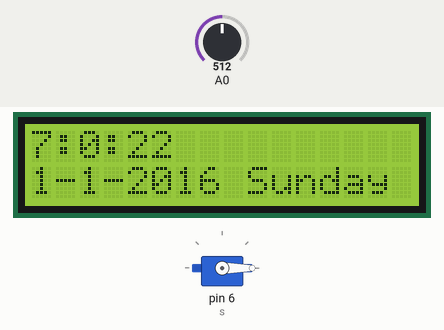
Bench run of a sketch on a simulated Arduino Uno, built with avr-gcc and run on an emulated ATmega328P. On the bench: 16×2 character LCD, servo. The test bench sets the inputs (shaded band); at power-on: A0 = 512.

Above: at 3.2 s.
3.3 s: A0 set to 638
5.5 s: A0 set to 668
At 7.2 s:
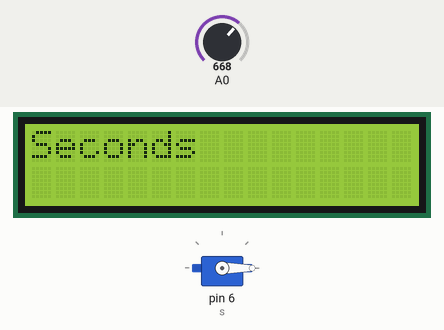
9.5 s: A0 set to 306
At 10.54 s:
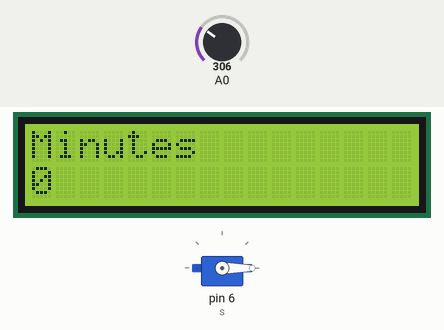
11.8 s: A0 set to 660
At 12.4 s:
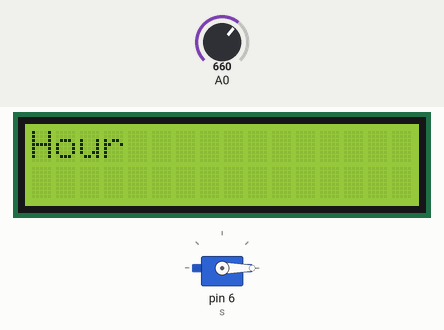
Timing chart, 0 to 14.8 s (numbered marks = the images above; inputs shaded):
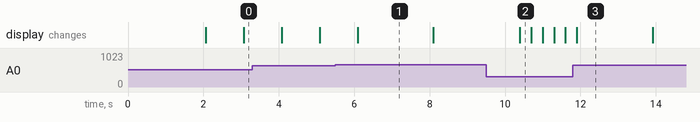

Measured:
- the behaviour switches between 649 and 650 on A0 (found by bisection; images 0 and 1)
- after the input at 5.5 s, the display: changes after 0.59 s (image 1)
- after the input at 9.5 s, the display: changes after 0.89 s (image 2)
- after the input at 11.8 s, the display: changes after 0.11 s (image 3)
- what the display in image 1 shows lasts 2.0 s, from 6.1 s to 8.1 s

The sketch:

ClockDisplayTest.ino
```cpp
/*
 * The LCD circuit:
 * LCD RS pin to digital pin 12
 * LCD Enable pin to digital pin 11
 * LCD D4 pin to digital pin 5
 * LCD D5 pin to digital pin 4
 * LCD D6 pin to digital pin 3
 * LCD D7 pin to digital pin 2
 * LCD R/W pin to ground
 * LCD VSS pin to ground
 * LCD VCC pin to 5V
 * 10K resistor:
 * ends to +5V and ground
 * wiper to LCD VO pin (pin 3)
 http://www.arduino.cc/en/Tutorial/LiquidCrystal
 *
 *
 * Servo attached to 5V, GND, and digital pin 6
 */

// include the library code from LCD, Servo, and MSPClock:
#include <LiquidCrystal.h>
#include <Servo.h>
#include "MSPClock.h"
#include <string.h>
#define RIGHT 0
#define UP 1
#define DOWN 2
#define LEFT 3
#define SELECT 4
#define NONE 5

// Declare and initialize a clock object
// Format: MSPClock VARIABLE_NAME(SEC, MIN, HOUR, DAY, MONTH, YEAR);
MSPClock clock(0, 0, 7, 1, 1, 2016);

// initialize the LCD object with the numbers of the interface pins specified in the comments above
LiquidCrystal lcd(8, 13, 9, 4, 5, 6, 7);

// initialize new Servo object "s"
Servo s;

// pos holds the angular position of the servo
// elapsedSec holds how many seconds have passed since the beginning of sunrise
uint8_t pos = 0, elapsedSec = 0;
uint8_t secondsPerDegree = 0;
char *dayName[7] = {"Sunday", "Monday", "Tuesday", "Wednesday", "Thursday", "Friday", "Saturday"};
int readButtons()
{
  int key = analogRead(0);

  if (key > 1000) return NONE;
  if (key < 50) return RIGHT;
  if (key < 250) return UP;
  if (key < 450) return DOWN;
  if (key < 650) return LEFT;
  if (key < 850) return SELECT;

}

void setup() {
  // set up the LCD's number of columns and rows:
  lcd.begin(16, 2);

  // Begin serial communication for work with the computer
  Serial.begin(9600);

  // Attach Pin 6 to the servo object
  s.attach(6);

  // Set the servo to angular position 0
  s.write(0);

  // Wait 2 seconds to fully move the servo to the start position before running any other code
  delay(2000);

  setupTimesAndInterval();
}
int checkkey = 100;

void loop() {

  //if (clock.hour == 0)
  //  setupTimesAndInterval();
  // Checks if the first tag byte "A" has been sent to the Arduino
  checkkey = readButtons();
  if (checkkey == SELECT)
  {
      // if it has, go into this function
      updateClock();
  }

  // have the LCD display the current, updated datetime
  updateLcd();

  // Increment the clock by 1 second
  //clock.tickTock();

  // Increment the clock by multiple seconds for debugging purposes
  fastTock();

  // Move the servo accordingly depending on the time
  updateServo();

  // Wait 1 second to do everything again
  delay(1000);
}

void setupTimesAndInterval()
{
  clock.riseAndShine();
  secondsPerDegree = clock.getSecondsPerDegree();
}

// This is a function that tickTocks many times to simulate a full day in a shorter time
void fastTock()
{
  uint8_t i;

  // Incrememnt 26 seconds by calling tickTock() 26 times
  // For debugging purposes only
  for (i = 0; i < secondsPerDegree; i++)
    clock.tickTock();
}

// Updates the clock's variables according to values sent over serial
// From a PyQt application sent with pyserial
void updateClock()
{
  // Until the "B" tag has been sent, wait
  // After the loop breaks and the "B"tag was sent, parse the next bytes as the minutes value
  int key;
  int delayTime = 300;

  key = 100;
  lcd.clear();
  lcd.setCursor(0, 0);
  lcd.print("Seconds");
  delay(2000);

  while (key != SELECT)
  {
    lcd.setCursor(0, 1);
    key = readButtons();

    if (key == UP)
    {
      clock.sec++;
      delay(delayTime);
    }
    if (key == DOWN)
    {
      clock.sec--;
      delay(delayTime);
    }
    lcd.print(clock.sec);
    lcd.print("       ");
  }

  key = 100;
  lcd.clear();
  lcd.setCursor(0, 0);
  lcd.print("Minutes");
  delay(2000);

  while (key != SELECT)
  {
    lcd.setCursor(0, 1);
    key = readButtons();

    if (key == UP)
    {
      clock.min++;
      delay(delayTime);
    }
    if (key == DOWN)
    {
      clock.min--;
      delay(delayTime);
    }
    lcd.print(clock.min);
    lcd.print("       ");
  }

  key = 100;
  lcd.clear();
  lcd.setCursor(0, 0);
  lcd.print("Hour");
  delay(2000);

  while (key != SELECT)
  {
    lcd.setCursor(0, 1);
    key = readButtons();

    if (key == UP)
    {
      clock.hour++;
      delay(delayTime);
    }
    if (key == DOWN)
    {
      clock.hour--;
      delay(delayTime);
    }
    lcd.print(clock.hour);
    lcd.print("       ");
  }

  key = 100;
  lcd.clear();
  lcd.setCursor(0, 0);
  lcd.print("Day");
  delay(2000);

  while (key != SELECT)
  {
    lcd.setCursor(0, 1);
    key = readButtons();

    if (key == UP)
    {
      clock.day++;
      delay(delayTime);
    }
    if (key == DOWN)
    {
      clock.day--;
      delay(delayTime);
    }
    lcd.print(clock.day);
    lcd.print("       ");
  }

  key = 100;
  lcd.clear();
  lcd.setCursor(0, 0);
  lcd.print("Month");
  delay(2000);

  while (key != SELECT)
  {
    lcd.setCursor(0, 1);
    key = readButtons();

    if (key == UP)
    {
      clock.month++;
      delay(delayTime);
    }
    if (key == DOWN)
    {
      clock.month--;
      delay(delayTime);
    }
    lcd.print(clock.month);
    lcd.print("       ");
  }

  key = 100;
  lcd.clear();
  lcd.setCursor(0, 0);
  lcd.print("Year");
  delay(2000);

  while (key != SELECT)
  {
    lcd.setCursor(0, 1);
    key = readButtons();

    if (key == UP)
    {
      clock.year++;
      delay(delayTime);
    }
    if (key == DOWN)
    {
      clock.year--;
      delay(delayTime);
    }
    lcd.print(clock.year);
    lcd.print("       ");
  }

  key = 100;
  lcd.clear();
  lcd.setCursor(0, 0);
  lcd.print("Day of Week");
  delay(2000);

  while (key != SELECT)
  {
    lcd.setCursor(0, 1);
    key = readButtons();

    if (key == UP)
    {
      clock.dayOfWeek++;
      delay(delayTime);
    }
    if (key == DOWN)
    {
      clock.dayOfWeek--;
      delay(delayTime);
    }
    if (clock.dayOfWeek < 0)
      clock.dayOfWeek = 6;
    else if (clock.dayOfWeek > 6)
      clock.dayOfWeek = 0;
    lcd.print(dayName[clock.dayOfWeek]);
    lcd.print("       ");
  }

  clock.checkLeap();
  clock.dstDone = 0;
  setupTimesAndInterval();

  updateLcd();
}

// Checks the time every second to updates the servo position
void updateServo()
{
  // TODO: add sunrise and sunset hours
  if ((clock.hour >= clock.sunriseHour && clock.min >= clock.sunriseMinute) &&
      (clock.hour <= clock.sunsetHour && clock.min <= clock.sunsetMinute))
  {
    // increase how many seconds have passed since sunrise
    //elapsedSec++;

    // if the servo needs to move 1 degree every 10 seconds,
    // check if 10 seconds have passed since last time
    // TODO: change to something like [(sunsetTime - sunriseTime).toSeconds() / 180 degrees]
    //if (elapsedSec % secondsPerDegree == 0)
    //{
      // Update pos variable and write servo to the new pos
      pos += 1;
      //s.write(pos);
    //}
  }

  // If not in daylight hours, have servo hold its position at 0 degrees
  else
  {
    pos = 0;
   // s.write(0);
  }
}

// Has the LCD display the current time from the clock object
void updateLcd()
{
  lcd.setCursor(0, 0);
    // print the number of seconds since reset:
  lcd.print(clock.hour);
  lcd.print(":");
  lcd.print(clock.min);
  lcd.print(":");
  lcd.print(clock.sec);
  // This blank print below is there to ensure that characters that were printed to the far right
  // that are no longer present in the data get overwritten
  // EXAMPLE: LCD displays this on the top row: 0:20:59
  // next second it shows: 0:21:09 instead of 0:21:00  WHY? Because it printed the values in clock but doesn't clear the screen each time it write
  // This empty lcd.print("      ") ensures that the top line gets "cleared" to avoid this issue
  lcd.print("      ");
  //lcd.print("=");
  //lcd.print((int)clock.sunriseHour);
  //lcd.print(":");
  //lcd.print((int)clock.sunriseMinute);

  lcd.setCursor(0,1);

  lcd.print(clock.month);
  lcd.print("-");
  lcd.print(clock.day);
  lcd.print("-");
  lcd.print(clock.year);
  lcd.print(" ");
  lcd.print(dayName[clock.dayOfWeek]);
  lcd.print("     ");
  //lcd.print("=");
  //lcd.print((int)clock.sunsetHour);
  //lcd.print(":");
  //lcd.print((int)clock.sunsetMinute);
}
```

MSPClock.cpp
```cpp
#include "MSPClock.h"
#include <math.h>

// Default Constructor
MSPClock::MSPClock()
{
}

// Overloaded constructor to include the ability to set the data variables to some values at initialization
MSPClock::MSPClock(unsigned int inSec, unsigned int inMin, unsigned int inHour, unsigned int inDay, unsigned int inMonth, unsigned int inYear)
{
  // Sets local object's values to the passed in arguments
	sec = inSec;
	min = inMin;
	hour = inHour;
	day = inDay;
	month = inDay;
	year = inYear;
  dstDone = 0;

	unsigned int i;

  // Initializes the dasPerMonth array to the correct number of days according to the month
	for (i = 0; i < 12; i++)
	{
		if (i == 0 || i == 2 || i == 4 || i == 6 || i == 7 || i == 9 || i == 11)
			daysPerMonth[i] = 31;
		else
			daysPerMonth[i] = 30;
	}

  // checkLeap() will set feb to 28 or 29 days depending on the year
	checkLeap();
}

// Default deconstructor called when object is deleted
// No memory freeing has to be done here as no pointers are used for dynamic memory allocation
MSPClock::~MSPClock()
{
}

// if year mod 4, its a leap year. Set feb days to 29, else set to 28
void MSPClock::checkLeap()
{
	if (year % 4 == 0)
		daysPerMonth[1] = 29;
	else
		daysPerMonth[1] = 28;
}

// Increments the seconds by 1 when it is called
// Will increment other time variables if the previous variable reaches its highest number to overflow over
void MSPClock::tickTock()
{
	if (sec < 59)
		sec++;

	else
	{
		sec = 0;

		if (min < 59)
			min++;

		else
		{
			min = 0;

      if (hour == 1 && day >= 7 && dayOfWeek == 7 && month == 3 && dstDone == 0)
      {
        hour++;
        dstDone = 1;
      }

      else if (hour == 1 && dayOfWeek == 7 && month == 11 && dstDone == 0)
      {
        hour--;
        dstDone = 1;
      }

			if (hour < 23)
				hour++;

			else
			{
				hour = 0;

				if (day < daysPerMonth[month])
					day++;

				else
				{
					day = 0;

          dstDone = 0;
					if (month < 12)
						month++;

					else
					{
						month = 0;

						year++;
						checkLeap();
					}
				}
        dayOfWeek++;
        if (dayOfWeek == 8)
          dayOfWeek = 1;
			}
		}
  }
}

void MSPClock::riseAndShine()
{
  unsigned int daysPassed = day, i;

  for (i = 1; i < month; i++)
  {
    day += daysPerMonth[i];
  }

	double pi = M_PI;
	double theta = 2 * pi * (day - 80)/365.25;

	double radiusEarth = 6378 * pow(10, 3);
	double latitude = 0.497;
	double earthsDistance = 149598000 * pow (10, 3);
	double epsilon = 0.409;

	double z_s = earthsDistance * sin(theta) * sin(epsilon);
	double r_p = sqrt(pow(earthsDistance, 2) - pow(z_s, 2));
	double t_0 = (1440 * acos((radiusEarth-z_s * sin(latitude))/(r_p * cos(latitude)))/
				 (2 * pi)) / 60.0;
	double t_hat = (t_0 + 5.0/60.0);

	double n = (720-10 * sin(4 * pi * (daysPassed - 80)/365.25) + 8 * sin(2 * pi *
				daysPassed / 365.25)) / 60.0;
	double sunrise = (n - t_hat);
	sunriseHour = floor(sunrise);
	double sunriseFraction = sunrise - sunriseHour;
	sunriseMinute = sunriseFraction * 60.0;

	double sunset = (n + t_hat);
	sunsetHour = floor(sunset);
	double sunsetFraction = sunset - sunsetHour;
	sunsetMinute = sunsetFraction * 60.0;
}

unsigned int MSPClock::getSecondsPerDegree()
{
  double daylightSeconds = ((sunsetHour - sunriseHour) * 60 + (sunsetMinute - sunriseMinute)) * 60;
  int secondsPerDegree = floor(daylightSeconds / 180);

  return secondsPerDegree;
}
```

MSPClock.h
```cpp
#pragma once //only include this header once on compilation (just for compiler safety)
class MSPClock
{
// public object variables and functions able to be called from anyone
public:
  // time variables to store datetime
	unsigned int sec, min, hour, day, month, year;
  unsigned int dayOfWeek;
  unsigned int dstDone;
	double sunriseHour, sunriseMinute, sunsetHour, sunsetMinute;
  // daysPerMonth holds days in each month, changes depending on leap year
	unsigned int daysPerMonth[12];

  // MSPClock.cpp will include these functions with the signatures defined below
	MSPClock();
	MSPClock(unsigned int inSec, unsigned int inMin, unsigned int inHour, unsigned int inDay, unsigned int inMonth, unsigned int inYear);
	~MSPClock();
	void tickTock();
	void checkLeap();
	void riseAndShine();
  unsigned int getSecondsPerDegree();
};
```
